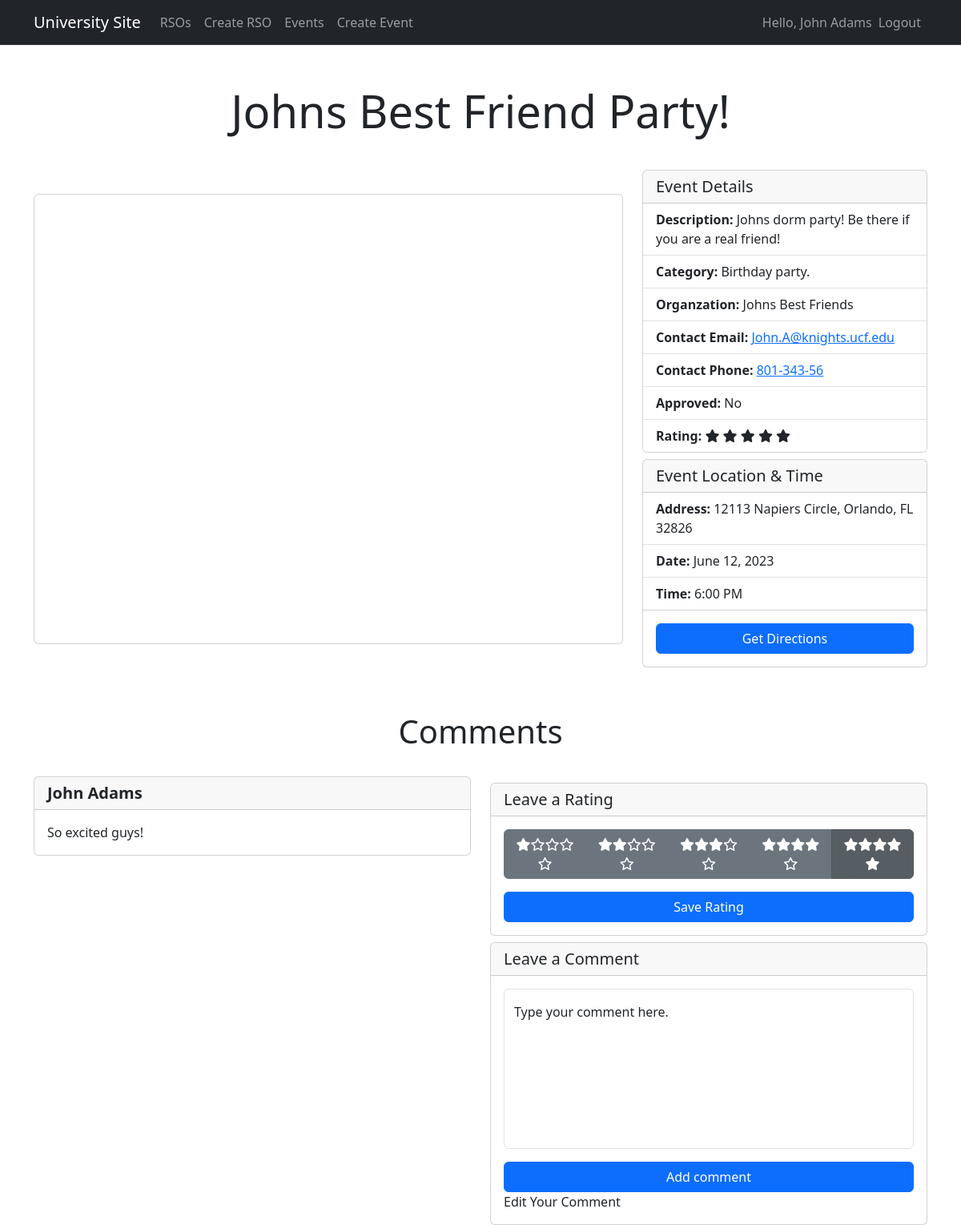
/events/view_event.php?id=1 (signed in), run on the app's committed database.
### tables this page shows
CREATE TABLE Events (
    EventID INT AUTO_INCREMENT PRIMARY KEY,
    Name VARCHAR(255) NOT NULL,
    Category VARCHAR(255) NOT NULL,
    Description TEXT,
    Time TIME NOT NULL,
    Date DATE NOT NULL,
    LocationID INT,
    ContactPhone VARCHAR(20),
    ContactEmail VARCHAR(255),
    EventType ENUM('public', 'private', 'rso') NOT NULL,
    RSOID INT,
    UniversityID INT,
    Approved BOOLEAN,
    FOREIGN KEY (LocationID) REFERENCES Locations(LocationID),
    FOREIGN KEY (RSOID) REFERENCES RSOs(RSOID),
    FOREIGN KEY (UniversityID) REFERENCES Universities(UniversityID)
);

CREATE TABLE RSOs (
    RSOID INT AUTO_INCREMENT PRIMARY KEY,
    Name VARCHAR(255) NOT NULL,
    Description VARCHAR(512) NOT NULL,
    AdminID INT,
    UniversityID INT,
    ImageURL VARCHAR(512),
    FOREIGN KEY (AdminID) REFERENCES Users(UserID),
    FOREIGN KEY (UniversityID) REFERENCES Universities(UniversityID)
);

CREATE TABLE Locations (
    LocationID INT AUTO_INCREMENT PRIMARY KEY,
    Name VARCHAR(255) NOT NULL,
    Latitude DECIMAL(9,6) NOT NULL,
    Longitude DECIMAL(9,6) NOT NULL
);

CREATE TABLE Comments (
    CommentID INT AUTO_INCREMENT PRIMARY KEY,
    UserID INT,
    EventID INT,
    Content TEXT NOT NULL,
    Timestamp TIMESTAMP DEFAULT CURRENT_TIMESTAMP,
    FOREIGN KEY (UserID) REFERENCES Users(UserID),
    FOREIGN KEY (EventID) REFERENCES Events(EventID)
);

CREATE TABLE Users (
    UserID INT AUTO_INCREMENT PRIMARY KEY,
    Email VARCHAR(255) NOT NULL UNIQUE,
    Password VARCHAR(255) NOT NULL,
    FullName VARCHAR(255) NOT NULL,
    UniversityID INT,
    FOREIGN KEY (UniversityID) REFERENCES Universities(UniversityID)
);

### src/core/db.php (called while the page is built, shortened)
<?php
function db_get_connection() {
    $host = '127.0.0.1';
    $db = 'universitysite';
    $user = 'universitysite';
    $pass = 'universitysite';
    $charset = 'utf8mb4';
    $dsn = "mysql:host=$host;dbname=$db;charset=$charset";
    $options = [
        PDO::ATTR_ERRMODE => PDO::ERRMODE_EXCEPTION,
        PDO::ATTR_DEFAULT_FETCH_MODE => PDO::FETCH_ASSOC,
        PDO::ATTR_EMULATE_PREPARES => false,
    ];
    try {
        $dbConn = new PDO($dsn, $user, $pass, $options);
        return $dbConn;
    } catch (\PDOException $e) {
        throw new \PDOException($e->getMessage(), (int)$e->getCode());
    }
}
function users_get_user($universityId, $userId) {
    $dbConn = db_get_connection();
    $stmt = $dbConn->prepare("SELECT * FROM Users WHERE UniversityID = :universityId AND UserID = :userId");
    $stmt->bindParam(':universityId', $universityId);
    $stmt->bindParam(':userId', $userId);
    $stmt->execute();
    $user = $stmt->fetch();
    return $user;
}
function orgs_get_rso($universityId, $rsoId) {
    $dbConn = db_get_connection();
    $statement = 'SELECT * FROM rsos WHERE RSOID = :rsoId AND UniversityID = :universityId';
    $stmt = $dbConn->prepare($statement);
    $stmt->bindParam(':rsoId', $rsoId);
    $stmt->bindParam(':universityId', $universityId);
    $stmt->execute();
    $rso = $stmt->fetch();
    return $rso;
}
function events_get_event($universityId, $eventId)
{
    $dbConn = db_get_connection();
    $statement = 'SELECT * FROM Events WHERE EventID = :eventId AND UniversityID = :universityId';
    $stmt = $dbConn->prepare($statement);
    $stmt->bindParam(':universityId', $universityId);
    $stmt->bindParam(':eventId', $eventId);
    $stmt->execute();
    return $stmt->fetch();
}
function events_get_event_rating($eventId) {
    $dbConn = db_get_connection();
    $statement = 'SELECT AVG(Stars) FROM Ratings WHERE EventID = :eventId';
    $stmt = $dbConn->prepare($statement);
    $stmt->bindParam(':eventId', $eventId);
    $stmt->execute();
    $rating = $stmt->fetchColumn();
    return $rating;
}
function location_get_location($locationid) {
    $dbConn = db_get_connection();
    $statement = 'SELECT * FROM locations WHERE LocationID = :locationid';
    $stmt = $dbConn->prepare($statement);
    $stmt->bindParam(':locationid', $locationid);
    $stmt->execute();
    return $stmt->fetch();
}
function comments_get_comments($eventId) {
    $dbConn = db_get_connection();
    $statement = 'SELECT * FROM comments WHERE EventID = :eventId';
    $stmt = $dbConn->prepare($statement);
    $stmt->bindParam(':eventId', $eventId);
    $stmt->execute();
    return $stmt->fetchAll();
}
?>

### src/events/view_event.php (the view, shortened to what this page needs)
<?php
include_once('../core/header.php');
?>
<?php
$universityId = $_SESSION["user_universityid"];
$event = events_get_event($_SESSION["user_universityid"], $_GET["id"]);
$location = location_get_location($event["LocationID"]);
$rso = null;
if ($event["EventType"] == 'rso') {
    $rso = orgs_get_rso($event["UniversityID"], $event["RSOID"]);
}
$eventRating = events_get_event_rating($_GET["id"]);
$comments = comments_get_comments($_GET["id"]);
$date = new DateTime($event["Date"]);
$formatted_date = $date->format('F j, Y');
$time = new DateTime($event["Time"]);
$formatted_time = $time->format('g:i A');
$google_maps_url = "https://maps.google.com/?q={$location['Latitude']},{$location['Longitude']}";
?>
        <?php
        $location = location_get_location($event["LocationID"]);
        ?>
<div class="p-5 pb-md-4 mx-auto text-center">
    <h1 class="display-4 fw-normal"><?= $event["Name"] ?></h1>
</div>
<div class="container">
    <div class="row">
        <div class="col col-md-8 align-self-center h-100">
            <div class="card h-100">
                <div id="map" style="width: auto; height: 35rem;"></div>
            </div>
        </div>
        <div class="col col-md-4 align-self-center">
            <div class="row my-2">
                <div class="col-md-12">
                    <div class="card">
                        <h5 class="card-header">
                            Event Details
                        </h5>
                        <ul class="list-group list-group-flush">
                            <li class="list-group-item">
                                <strong>Description: </strong> <?= $event["Description"]; ?>
                            </li>
                            <li class="list-group-item">
                                <strong>Category: </strong> <?= $event["Category"]; ?>
                            </li>
                            <?php if ($event["EventType"] == 'rso'): ?>
                                <li class="list-group-item">
                                    <strong>Organzation: </strong> <?= $rso["Name"]; ?>
                                </li>
                            <?php endif; ?>
                            <li class="list-group-item">
                                <strong>Contact Email:</strong>
                                <a href="mailto:<?= $event["ContactEmail"]; ?>"><?= $event["ContactEmail"]; ?></a>
                            </li>
                            <li class="list-group-item">
                                <strong>Contact Phone:</strong>
                                <a href="tel:<?= $event["ContactPhone"]; ?>"><?= $event["ContactPhone"]; ?></a>
                            </li>
                            <li class="list-group-item">
                                <strong>Approved: </strong><?=$event["Approved"] ? "Yes" : "No"; ?>
                            </li>
                            <li class="list-group-item">
                                <strong>Rating:</strong>
                                <?php for ($i = 0; $i < $eventRating; $i++): ?> <i
                                    class="fa-solid fa-star"></i> <?php endfor; ?>
                            </li>
                        </ul>
                    </div>
                </div>
            </div>
            <div class="row my-2">
                <div class="col-md-12 align-self-center">
                    <div class="card">
                        <h5 class="card-header">
                            Event Location & Time
                        </h5>
                        <ul class="list-group list-group-flush">
                            <li class="list-group-item">
                                <strong>Address: </strong> <?= $location["Name"]; ?>
                            </li>
                            <li class="list-group-item">
                                <strong>Date:</strong> <?= $formatted_date; ?>
                            </li>
                            <li class="list-group-item">
                                <strong>Time:</strong> <?= $formatted_time ?>
                            </li>
                        </ul>
                        <div class="card-body">
                            <a href="<?= $google_maps_url ?>" target="_blank" class="btn btn-primary w-100">Get
                                Directions</a>
                        </div>
                    </div>
                </div>
            </div>
        </div>
    </div>
</div>
<div class="container">
    <div class="p-5 pb-md-4 mx-auto text-center">
        <h1 class="display-6 fw-normal">Comments</h1>
    </div>
    <div class="row">
        <div class="col col-md-6 align-self-top h-100">
            <div class="comment-section">
                <?php foreach ($comments as $eventComment) : ?>
                    <?php
                    $commentUser = users_get_user($universityId, $eventComment["UserID"]);
                    ?>
                    <div class="card">
                        <h5 class="card-header">
                            <strong><?= $commentUser["FullName"] ?></strong>
                        </h5>
                        <div class="card-body">
                            <p class="card-text"><?= $eventComment["Content"]; ?></p>
                        </div>
                    </div>
                <?php endforeach; ?>
            </div>
        </div>
        <div class="col col-md-6 align-self-top">
            <div class="row my-2">
                <div class="col-md-12">
                    <div class="card">
                        <h5 class="card-header">
                            Leave a Rating
                        </h5>
                        <div class="card-body">
                            <form class="text-center w-100" action="/events/update_rating.php" method="post">
                                <div class="mb-3">
                                    <div class="btn-group" role="group" aria-label="Rating">
                                        <label class="btn btn-secondary" for="rating1">
                                            <i class="fa-solid fa-star"></i><i class="fa-regular fa-star"></i><i
                                                class="fa-regular fa-star"></i><i class="fa-regular fa-star"></i><i
                                                class="fa-regular fa-star"></i>
                                        </label>
                                        <label class="btn btn-secondary" for="rating2">
                                            <i class="fa-solid fa-star"></i><i class="fa-solid fa-star"></i><i
                                                class="fa-regular fa-star"></i><i class="fa-regular fa-star"></i><i
                                                class="fa-regular fa-star"></i>
                                        </label>
                                        <label class="btn btn-secondary" for="rating3">
                                            <i class="fa-solid fa-star"></i><i class="fa-solid fa-star"></i><i
                                                class="fa-solid fa-star"></i><i class="fa-regular fa-star"></i><i
                                                class="fa-regular fa-star"></i>
                                        </label>
                                        <label class="btn btn-secondary" for="rating4">
                                            <i class="fa-solid fa-star"></i><i class="fa-solid fa-star"></i><i
                                                class="fa-solid fa-star"></i><i class="fa-solid fa-star"></i><i
                                                class="fa-regular fa-star"></i>
                                        </label>
                                        <label class="btn btn-secondary" for="rating5">
                                            <i class="fa-solid fa-star"></i><i class="fa-solid fa-star"></i><i
                                                class="fa-solid fa-star"></i><i class="fa-solid fa-star"></i><i
                                                class="fa-solid fa-star"></i>
                                        </label>
                                    </div>
                                </div>
                                <button type="submit" id="submit" name="submit"
                                        class="btn btn-primary text-center w-100">Save Rating
                                </button>
                            </form>
                        </div>
                    </div>
                </div>
            </div>
            <div class="row">
                <div class="col-md-12 align-self-center">
                    <div class="card">
                        <h5 class="card-header">
                            Leave a Comment
                        </h5>
                        <div class="card-body">
                            <form class="text-start" action="/events/add_comments.php" method="post">
                                <div class="mb-3">
                                    <div class="form-floating">
                                        <textarea class="form-control" placeholder="Leave a comment here"
                                                  id="comment" name="comment"
                                                  style="height: 200px; resize: none;"></textarea>
                                        <label for="comment">Type your comment here.</label>
                                    </div>
                                </div>
                                <button type="submit" id="submit" name="submit"
                                        class="btn btn-primary text-center w-100">Add comment
                                </button>
                            </form>
                            <a href="/events/edit_comments.php?id=<?= $event["EventID"] ?>" class="nav-link">Edit Your
                                Comment</a>
                        </div>
                    </div>
                </div>
            </div>
        </div>
    </div>
    <?php
    include_once('../core/footer.php');
    ?>

### data on the page
events: Name "Johns Best Friend Party!", Description "Johns dorm party! Be there if you are a real friend!", Category "Birthday party.", ContactEmail "John.A@knights.ucf.edu", ContactPhone "801-343-56", Date "June 12, 2023", Time "6:00 PM"
rsos: Name "Johns Best Friends"
locations: Name "12113 Napiers Circle, Orlando, FL 32826"
comments: UserID.FullName "John Adams", Content "So excited guys!"

### other printed values
$_SESSION["user_fullname"] "John Adams"
